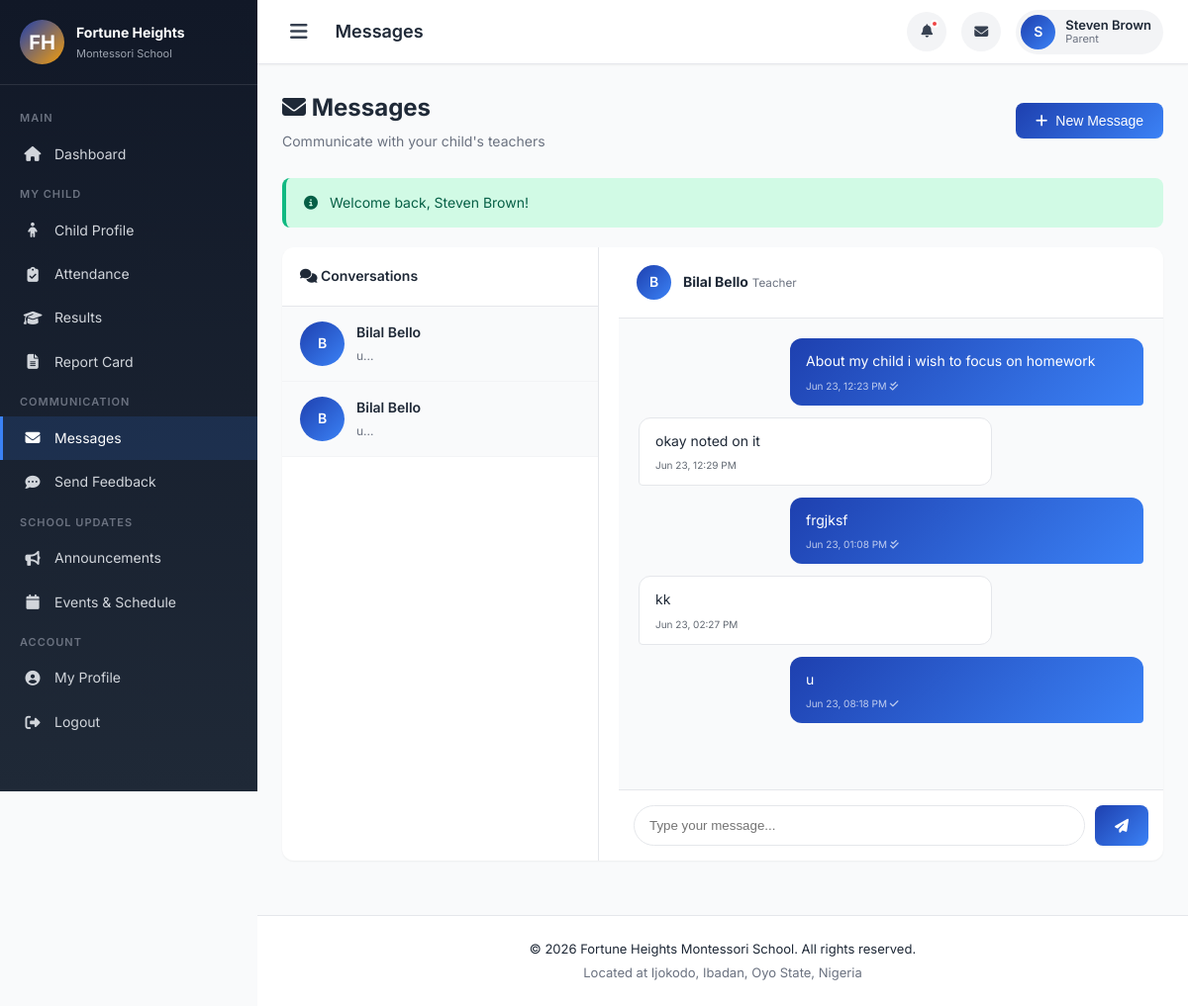
Page /public/index.php?page=messages&contact=1&type=teacher (signed in) on the committed database.
### tables this page shows
CREATE TABLE `teachers` (
  `id` int(11) NOT NULL,
  `staff_id` varchar(20) NOT NULL,
  `full_name` varchar(150) NOT NULL,
  `email` varchar(150) NOT NULL,
  `phone` varchar(20) DEFAULT NULL,
  `gender` enum('Male','Female') NOT NULL,
  `qualification` varchar(150) DEFAULT NULL,
  `password` varchar(255) NOT NULL,
  `avatar` varchar(255) DEFAULT 'default.png',
  `class_id` int(11) DEFAULT NULL,
  `is_active` tinyint(1) DEFAULT 1,
  `last_login` datetime DEFAULT NULL,
  `created_at` timestamp NOT NULL DEFAULT current_timestamp()
);

CREATE TABLE `messages` (
  `id` int(11) NOT NULL,
  `sender_id` int(11) NOT NULL,
  `sender_type` enum('parent','teacher','admin') NOT NULL,
  `receiver_id` int(11) NOT NULL,
  `receiver_type` enum('parent','teacher','admin') NOT NULL,
  `subject` varchar(255) NOT NULL,
  `message` text NOT NULL,
  `is_read` tinyint(1) DEFAULT 0,
  `parent_id` int(11) DEFAULT NULL,
  `created_at` timestamp NOT NULL DEFAULT current_timestamp()
);

### app/controllers/MessageController.php (called while the page is built, shortened)
<?php
class MessageController {
    public function index() {
        $db = db();
        $userId = Auth::id();
        $userType = Auth::role();
        if (isset($_GET['contact']) && isset($_GET['type'])) {
            $activeContact = [
                'id'   => (int)$_GET['contact'],
                'type' => $_GET['type']
            ];
            $msgStmt = $db->prepare("SELECT * FROM messages WHERE
                ((sender_id = ? AND sender_type = ?) AND (receiver_id = ? AND receiver_type = ?)) OR
                ((sender_id = ? AND sender_type = ?) AND (receiver_id = ? AND receiver_type = ?))
                ORDER BY created_at ASC");
            $msgStmt->execute([
                $userId, $userType, $activeContact['id'], $activeContact['type'],
                $activeContact['id'], $activeContact['type'], $userId, $userType
            ]);
            $messages = $msgStmt->fetchAll();
        }
        require APP_PATH . '/views/' . $userType . '/messages.php';
    }
}

### app/helpers/Auth.php (called while the page is built, shortened)
<?php
class Auth {
    public static function id() {
        return $_SESSION['user_id'] ?? null;
    }
}

### app/views/parent/messages.php (the view, shortened to what this page needs)
<?php
require_once APP_PATH . '/views/layouts/header.php';
$db = db();
$userId = Auth::id();
$stmt = $db->prepare("SELECT
    CASE WHEN m.sender_id = ? THEN m.receiver_id ELSE m.sender_id END as contact_id,
    CASE WHEN m.sender_id = ? THEN m.receiver_type ELSE m.sender_type END as contact_type,
    MAX(m.created_at) as last_message_time,
    (SELECT message FROM messages m2 WHERE
        (m2.sender_id = ? AND m2.sender_type = 'parent' AND m2.receiver_id = CASE WHEN m.sender_id = ? THEN m.receiver_id ELSE m.sender_id END AND m2.receiver_type = CASE WHEN m.sender_id = ? THEN m.receiver_type ELSE m.sender_type END) OR
        (m2.sender_id = CASE WHEN m.sender_id = ? THEN m.receiver_id ELSE m.sender_id END AND m2.sender_type = CASE WHEN m.sender_id = ? THEN m.receiver_type ELSE m.sender_type END AND m2.receiver_id = ? AND m2.receiver_type = 'parent')
        ORDER BY m2.created_at DESC LIMIT 1) as last_message
    FROM messages m
    WHERE (m.sender_id = ? AND m.sender_type = 'parent') OR (m.receiver_id = ? AND m.receiver_type = 'parent')
    GROUP BY contact_id, contact_type
    ORDER BY last_message_time DESC");
$stmt->execute([$userId, $userId, $userId, $userId, $userId, $userId, $userId, $userId, $userId, $userId]);
$conversations = $stmt->fetchAll();
$activeContact = null;
$messages = [];
if (isset($_GET['contact']) && isset($_GET['type'])) {
    $activeContact = ['id' => (int)$_GET['contact'], 'type' => $_GET['type']];
    $table = $activeContact['type'] === 'teacher' ? 'teachers' : 'admins';
    $s = $db->prepare("SELECT full_name, email FROM {$table} WHERE id = ?");
    $s->execute([$activeContact['id']]);
    $activeContact['data'] = $s->fetch();
    $stmt = $db->prepare("SELECT * FROM messages WHERE
        ((sender_id = ? AND sender_type = 'parent') AND (receiver_id = ? AND receiver_type = ?)) OR
        ((sender_id = ? AND sender_type = ?) AND (receiver_id = ? AND receiver_type = 'parent'))
        ORDER BY created_at ASC");
    $stmt->execute([$userId, $activeContact['id'], $activeContact['type'],
                    $activeContact['id'], $activeContact['type'], $userId]);
    $messages = $stmt->fetchAll();
}
?>
<div class="dashboard-wrapper">
    <?php include APP_PATH . '/views/layouts/sidebar.php'; ?>
    <div class="main-content">
        <?php include APP_PATH . '/views/layouts/topbar.php'; ?>
        <div class="content-area">
            <div class="page-header">
                <div>
                    <h2><i class="fas fa-envelope"></i> Messages</h2>
                    <p>Communicate with your child's teachers</p>
                </div>
                <button class="btn btn-primary" onclick="openNewMessageModal()">
                    <i class="fas fa-plus"></i> New Message
                </button>
            </div>
            <div class="messaging-container">
                <div class="conversation-list">
                    <div class="conversation-header"><i class="fas fa-comments"></i> Conversations</div>
                    <?php if (empty($conversations)): ?>
                        <div class="empty-state">
                            <i class="fas fa-inbox"></i>
                            <p>No conversations yet</p>
                            <small class="text-muted">Start a new message with a teacher</small>
                        </div>
                    <?php else: ?>
                        <?php foreach ($conversations as $conv):
                            $isActive = $activeContact && $activeContact['id'] == $conv['contact_id'] && $activeContact['type'] == $conv['contact_type'];
                        ?>
                            <a href="?page=messages&contact=<?= $conv['contact_id'] ?>&type=<?= $conv['contact_type'] ?>"
                               class="conversation-item <?= $isActive ? 'active' : '' ?>">
                                <div class="avatar"><?= strtoupper(substr($conv['contact_name'], 0, 1)) ?></div>
                                <div class="conv-info">
                                    <div class="conv-name"><?= e($conv['contact_name']) ?></div>
                                    <div class="conv-preview"><?= e(substr($conv['last_message'] ?? '', 0, 40)) ?>...</div>
                                </div>
                            </a>
                        <?php endforeach; ?>
                    <?php endif; ?>
                </div>
                <div class="chat-area">
                    <?php if ($activeContact): ?>
                        <div class="chat-header">
                            <div class="user-avatar"><?= strtoupper(substr($activeContact['data']['full_name'], 0, 1)) ?></div>
                            <div>
                                <strong><?= e($activeContact['data']['full_name']) ?></strong>
                                <small class="text-muted d-block"><?= e(ucfirst($activeContact['type'])) ?></small>
                            </div>
                        </div>
                        <div class="chat-messages" id="chatMessages">
                            <?php if (empty($messages)): ?>
                                <div class="empty-state">
                                    <i class="fas fa-comment-slash"></i>
                                    <p>No messages yet. Start the conversation!</p>
                                </div>
                            <?php else: ?>
                                <?php foreach ($messages as $msg):
                                    $isMine = $msg['sender_id'] == Auth::id() && $msg['sender_type'] == 'parent';
                                ?>
                                    <div class="message-bubble <?= $isMine ? 'sent' : 'received' ?>">
                                        <div><?= nl2br(e($msg['message'])) ?></div>
                                        <span class="message-time">
                                            <?= date('M d, h:i A', strtotime($msg['created_at'])) ?>
                                            <?php if ($isMine): ?>
                                                <i class="fas fa-<?= $msg['is_read'] ? 'check-double' : 'check' ?>"></i>
                                            <?php endif; ?>
                                        </span>
                                    </div>
                                <?php endforeach; ?>
                            <?php endif; ?>
                        </div>
                        <form method="POST" action="?page=message-send" class="chat-input">
                            <input type="text" name="message" placeholder="Type your message..." required autofocus>
                            <button type="submit" class="btn btn-primary"><i class="fas fa-paper-plane"></i></button>
                        </form>
                    <?php endif; ?>
                </div>
            </div>
        </div>
        <?php include APP_PATH . '/views/layouts/footer.php'; ?>

### rows in the picture
teachers: full_name "B", full_name "Bilal Bello"
messages: message "About my child i wish to focus on homework", created_at "Jun 23, 12:23 PM", sender_id 1 (drawn)
messages: message "okay noted on it", created_at "Jun 23, 12:29 PM"
messages: message "frgjksf", created_at "Jun 23, 01:08 PM", sender_id 1 (drawn)
messages: message "kk", created_at "Jun 23, 02:27 PM"
messages: message "u", created_at "Jun 23, 08:18 PM", sender_id 1 (drawn)

### other values in the picture
$pageTitle "Messages"
substr(Auth::name(), 0, 1) "S"
Auth::name() "Steven Brown"
Auth::role() "Parent"
$message "Welcome back, Steven Brown!"
substr($conv['contact_name'], 0, 1) "B"
$conv['contact_name'] "Bilal Bello"
substr($conv['last_message'] ?? '', 0, 40) "u"
$activeContact['type'] "Teacher"
SCHOOL_NAME "Fortune Heights Montessori School"
SCHOOL_ADDRESS "Ijokodo, Ibadan, Oyo State, Nigeria"
